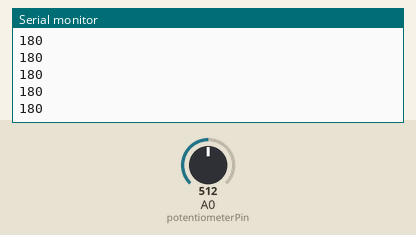
Bench run of a sketch on a simulated Arduino Uno, built with avr-gcc and run on an emulated ATmega328P. Parts: the last lines printed to the serial monitor. The inputs (shaded band) are chosen by the test bench; at power-on: A0 (potentiometerPin) = 512.

Above: at 1.2 s.
1.3 s: A0 (potentiometerPin) set to 716
At 2.4 s:
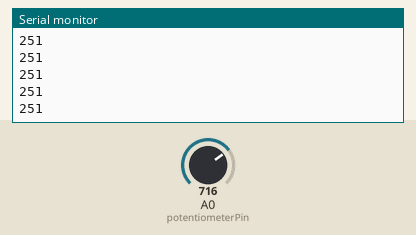
2.8 s: A0 (potentiometerPin) set to 900
At 3.9 s:
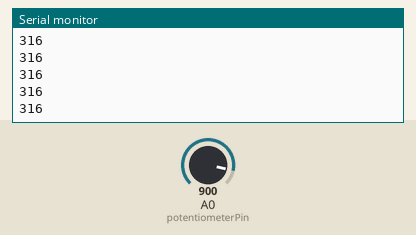
Timing chart, 0 to 5.8 s (numbered marks = the images above; inputs shaded):
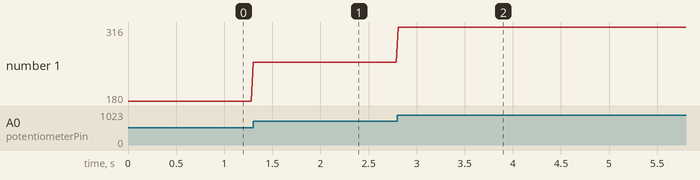

The sketch:

Potentiometer.ino
```cpp
const int potentiometerPin = A0;

void setup() {
   Serial.begin(9600);
}

void loop() {
  int potentiometer = analogRead(potentiometerPin);
  int mappedPotState = map(potentiometer, 0, 1024, 0, 360);
  Serial.println(mappedPotState);
  delay(20);
}
```

Measured:
- after the input at 1.3 s, the serial monitor: prints a new line at once (image 1)
- after the input at 2.8 s, the serial monitor: prints a new line at once (image 2)
- plotted number 1: 180 → 251 after the input at 1.3 s, 251 → 316 after the input at 2.8 s
